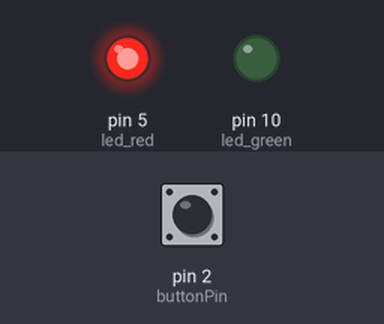
This sketch was run on a simulated Arduino Uno, built with avr-gcc and run on an emulated ATmega328P. On the bench: output pins drawn as LEDs (lit = HIGH). The inputs (shaded band) are chosen by the test bench; at power-on: pin 2 (buttonPin) HIGH.

Above: at 1.2 s.
1.3 s: pin 2 (buttonPin) pulled LOW for 0.15 s
At 2.6 s:
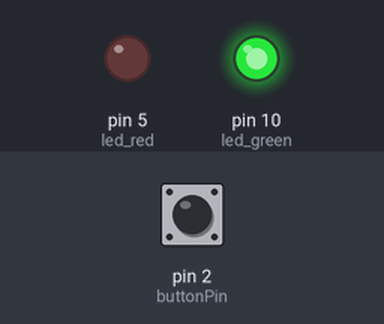
2.9 s: pin 2 (buttonPin) pulled LOW for 1 s
At 5.1 s:
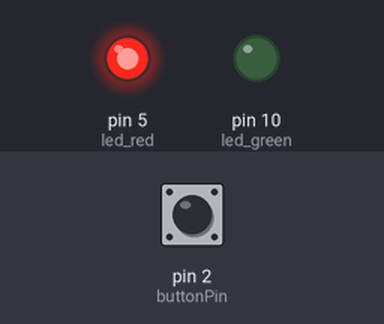
5.4 s: pin 2 (buttonPin) pulled LOW for 3.2 s
At 10.0 s:
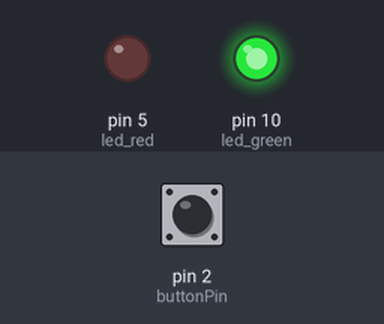
Timing chart, 0 to 11.5 s (numbered marks = the images above; inputs shaded):
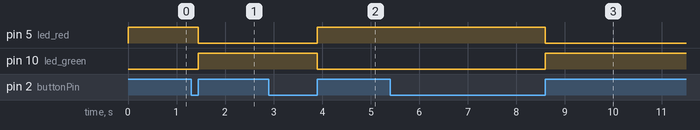

The sketch:

UnoSwitchFonctionnel.ino
```cpp
const int led_red = 5;
const int led_green = 10;
const int buttonPin = 2;

int buttonState = 0;
int lastButtonState = 0;
int count = 1;

void setup() {
  pinMode(led_red, OUTPUT);
  pinMode(led_green, OUTPUT);
  pinMode(buttonPin, INPUT_PULLUP);

}

void loop() {
  buttonState = digitalRead(buttonPin);
  if (buttonState != lastButtonState) {
    if (buttonState == HIGH && count%2 != 0) {
      digitalWrite(led_red, HIGH);
      digitalWrite(led_green, LOW);
      count = count + 1;
      delay(200);
    }
    else if (buttonState == HIGH && count%2 ==0){
      digitalWrite(led_red, LOW);
      digitalWrite(led_green, HIGH);
      count = count + 1;
      delay(200);
    }
  }
  lastButtonState = buttonState;
}
```

Measured:
- after the input at 1.3 s, pin 5 (led_red): HIGH → LOW after 0.15 s; pin 10 (led_green): LOW → HIGH after 0.15 s
- after the input at 2.9 s, pin 5 (led_red): LOW → HIGH after 1.0 s; pin 10 (led_green): HIGH → LOW after 1.0 s
- after the input at 5.4 s, pin 5 (led_red): HIGH → LOW after 3.2 s; pin 10 (led_green): LOW → HIGH after 3.2 s
